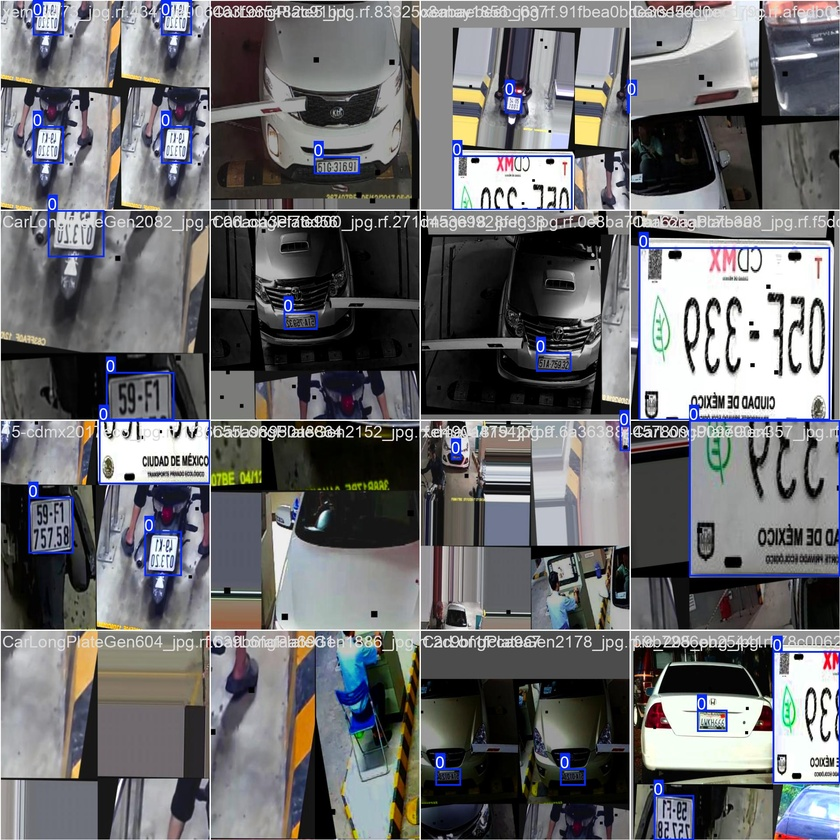
#> input picture visuals/train_batch0.jpg, 840 x 840 px, shrunk from 1920 x 1920 before the run
$ python -i util.py   (imports and definitions only)
#> lines starting #> are read from the running program, lines starting #| are printed output that depends on the picture; after the words box and inside, x2 and y2 are one past the last pixel; in counts of white or black regions, pixels touching at a corner belong together
#> further down, picture is the input picture: shape (840, 840, 3); mean B, G, R 110.4, 108, 107.9
import string
import easyocr
import re
import cv2
import numpy as np

# Initialize the OCR reader
# [1 line that did not run here, left out]

# Mapping dictionaries for character conversion
dict_char_to_int = {'O': '0',
                    'I': '1',
                    'J': '3',
                    'A': '4',
                    'G': '6',
                    'S': '5', }

dict_int_to_char = {'0': 'O',
                    '1': 'I',
                    '3': 'J',
                    '4': 'A',
                    '6': 'G',
                    '5': 'S', }


# [136 lines left out: functions write_csv, license_complies_format, format_license, read_license_plate, get_car, not called in this run]


def align_license_plate(image):
    """
    Aligns the license plate image horizontally, with debugging visualizations.

    Args:
        image (np.ndarray): Cropped license plate image (BGR).

    Returns:
        np.ndarray: Deskewed, aligned license plate image.
    """
    # Step 1: Convert to grayscale
    gray = cv2.cvtColor(image, cv2.COLOR_BGR2GRAY)
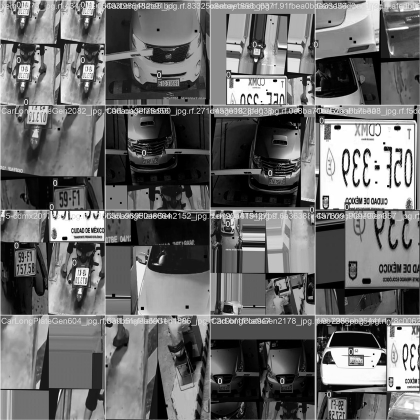
#> gray: shape (840, 840) (shown at 1/2 size); min 0, max 255, mean 108.2
    cv2.imshow("Step 1: Grayscale Image", gray)
    cv2.waitKey(0)

    gray = cv2.equalizeHist(gray)
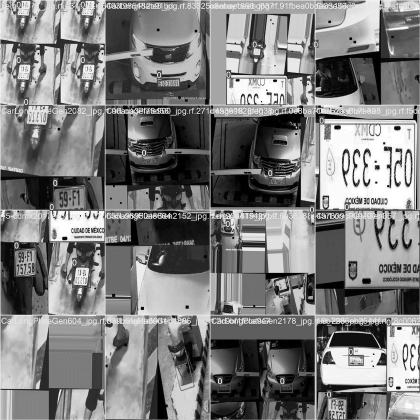
#> gray: shape (840, 840) (shown at 1/2 size); min 0, max 255, mean 125
    cv2.imshow("Enhanced Grayscale Image", gray)
    cv2.waitKey(0)

    # Step 2: Apply edge detection

    edges = cv2.Canny(gray, 150, 200)  # Initial thresholds
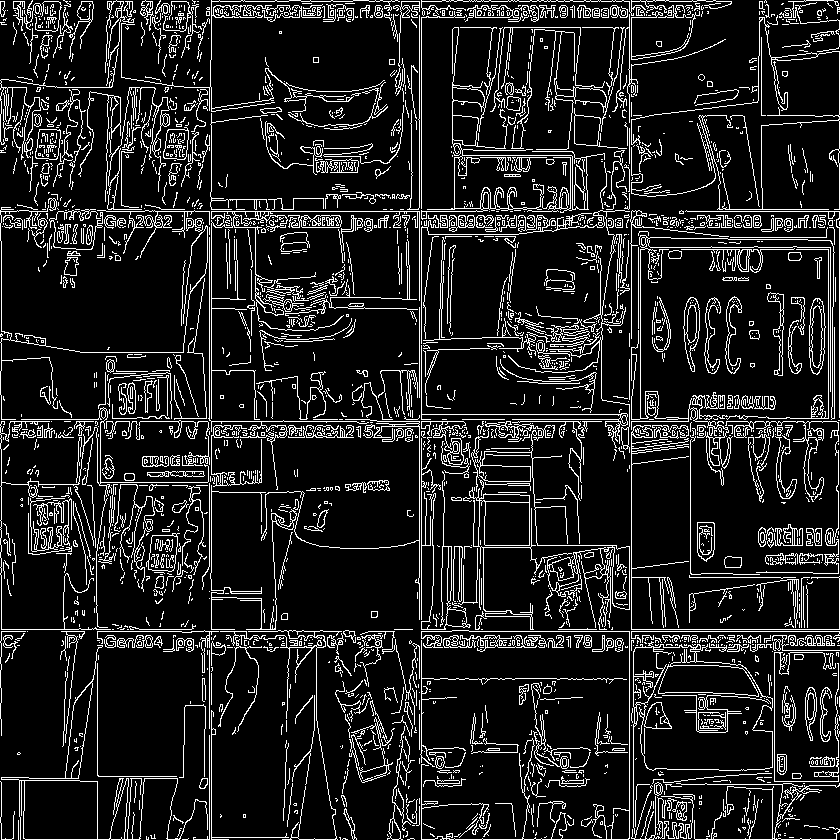
#> edges: shape (840, 840); 12.7% white in thin lines or dots
    cv2.imshow("Canny Edges - Initial", edges)
    cv2.waitKey(0)

    edges = cv2.Canny(gray, 30, 100)  # Lower thresholds
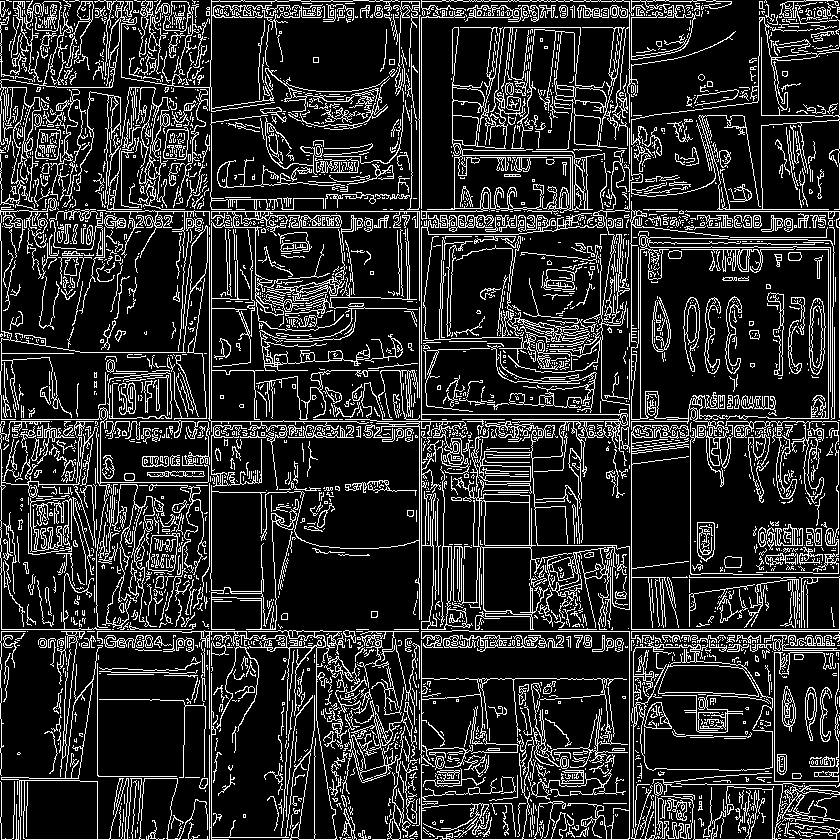
#> edges: shape (840, 840); 17.1% white in thin lines or dots
    cv2.imshow("Canny Edges - Lower Thresholds", edges)
    cv2.waitKey(0)

    # edges = cv2.Canny(gray, 50, 150)
    # cv2.imshow("Step 2: Edge Detection", edges)
    # cv2.waitKey(0)

    # Step 3: Find contours
    contours, _ = cv2.findContours(
        edges, cv2.RETR_EXTERNAL, cv2.CHAIN_APPROX_SIMPLE)
#> contours = 3095 contours, 2799 with area under 20; largest, box (x1, y1, x2, y2) and area: (631, 641, 773, 840) 14381, (1, 645, 208, 840) 6185, (453, 477, 572, 630) 3023, (470, 421, 630, 630) 2167, (421, 27, 605, 220) 1864
    debug_image = image.copy()
    cv2.drawContours(debug_image, contours, -1,
                     (0, 255, 0), 2)  # Draw all contours
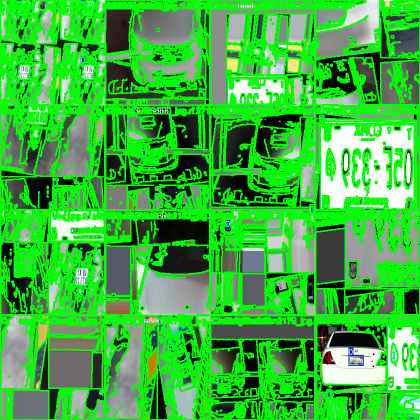
#> debug_image: shape (840, 840, 3) (shown at 1/2 size); mean B, G, R 60.5, 177.3, 60.5
    cv2.imshow("Step 3: Contours", debug_image)
    cv2.waitKey(0)

    # Step 4: Sort and approximate contours
    contours = sorted(contours, key=cv2.contourArea, reverse=True)
    for contour in contours:
        epsilon = 0.02 * cv2.arcLength(contour, True)
        approx = cv2.approxPolyDP(contour, epsilon, True)

        # Step 5: Check for a 4-corner contour
        if len(approx) == 4:
            debug_image = image.copy()
            # Highlight the license plate
            cv2.drawContours(debug_image, [approx], -1, (0, 0, 255), 3)
            cv2.imshow("Step 4: Detected Polygon", debug_image)
            cv2.waitKey(0)

            # Step 6: Perspective transformation
            rect = np.zeros((4, 2), dtype="float32")
            pts = approx.reshape(4, 2)

            # Order points: top-left, top-right, bottom-right, bottom-left
            s = pts.sum(axis=1)
            diff = np.diff(pts, axis=1)
            rect[0] = pts[np.argmin(s)]    # Top-left
            rect[2] = pts[np.argmax(s)]    # Bottom-right
            rect[1] = pts[np.argmin(diff)]  # Top-right
            rect[3] = pts[np.argmax(diff)]  # Bottom-left

            # Show ordered points
            print("Ordered Points:", rect)

            # Compute dimensions for the new image
            width_top = np.linalg.norm(rect[1] - rect[0])
            width_bottom = np.linalg.norm(rect[2] - rect[3])
            height_left = np.linalg.norm(rect[0] - rect[3])
            height_right = np.linalg.norm(rect[1] - rect[2])
            max_width = int(max(width_top, width_bottom))
            max_height = int(max(height_left, height_right))

            # Define destination rectangle
            dst = np.array([
                [0, 0],
                [max_width - 1, 0],
                [max_width - 1, max_height - 1],
                [0, max_height - 1]
            ], dtype="float32")

            # Perspective transformation
            M = cv2.getPerspectiveTransform(rect, dst)
            aligned = cv2.warpPerspective(image, M, (max_width, max_height))
            cv2.imshow("Step 6: Aligned License Plate", aligned)
            cv2.waitKey(0)
            return aligned
#> this loop made 9 passes
#> (epsilon, pts, s, diff, width_top, width_bottom, height_left) on pass 9: (2.99, [[179, 533], [152, 535], [148, 569], [173, 570]], [712, 687, 717, 743], [354, 383, 421, 397], 27.07, 25.02, 34.23)
#> (printed output is left out)

    # Step 7: If no valid contour is found
    print("No valid license plate detected.")
    cv2.imshow("Step 7: Original Image (No Alignment)", image)
    cv2.waitKey(0)
    return image


# [61 lines left out: function rotate_image_to_align_license_plate, not called in this run]

>>> import cv2
>>> picture = cv2.imread('visuals/train_batch0.jpg')
>>> result = align_license_plate(picture)
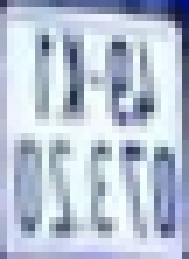
#> result: shape (37, 27, 3) (shown 7 times larger); mean B, G, R 211.3, 194, 182.8

$ run again, on visuals/train_batch1.jpg
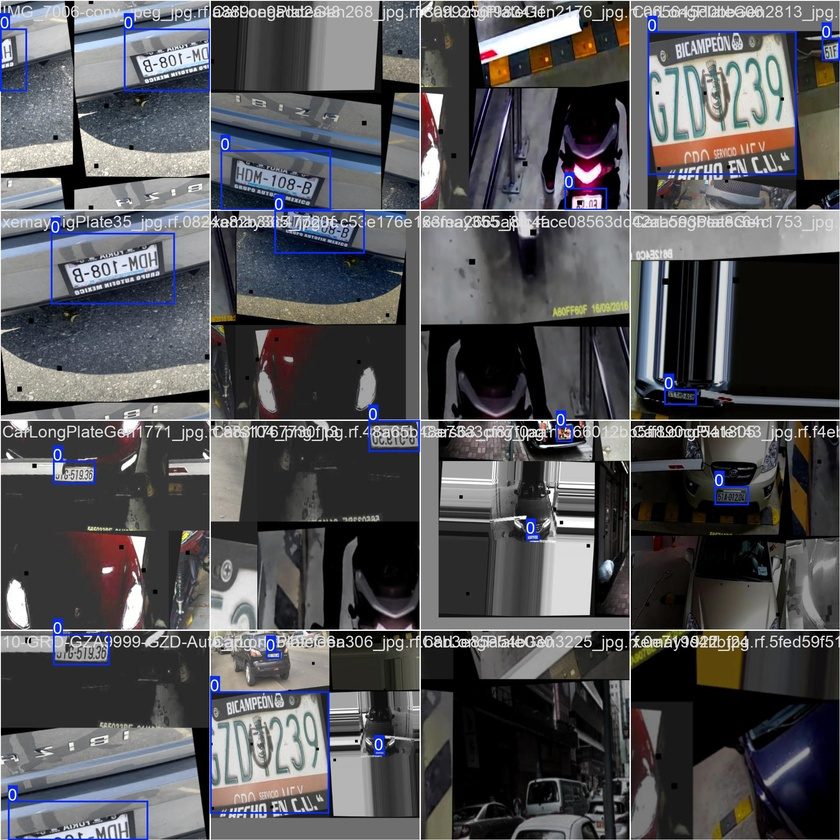
#> input picture visuals/train_batch1.jpg, 840 x 840 px, shrunk from 1920 x 1920 before the run
#> picture is the input picture: shape (840, 840, 3); mean B, G, R 88.2, 85.1, 85.2
#> in align_license_plate, `edges = cv2.Canny(gray, 30, 100)`:
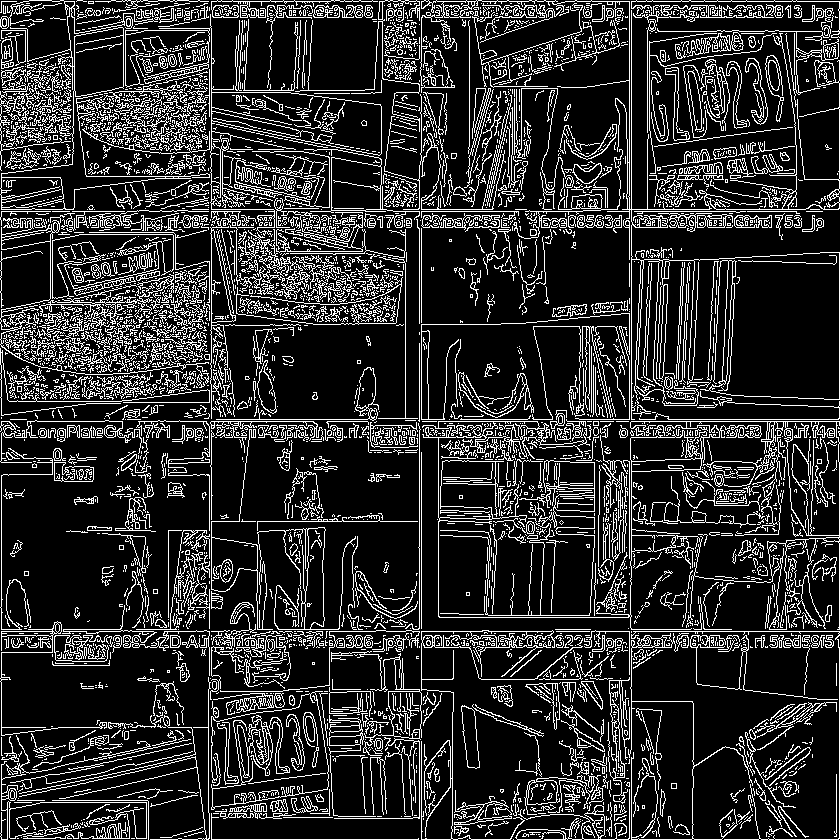
#> edges: shape (840, 840); 17.7% white in thin lines or dots
#> contours = 3421 contours, 3080 with area under 20; largest, box (x1, y1, x2, y2) and area: (422, 421, 840, 630) 28771, (125, 14, 382, 237) 8152, (440, 460, 595, 616) 6067, (0, 0, 210, 210) 5181, (420, 0, 840, 420) 3152
#> in align_license_plate, `cv2.drawContours(debug_image, contours, -1, (0, 255, 0), 2)`:
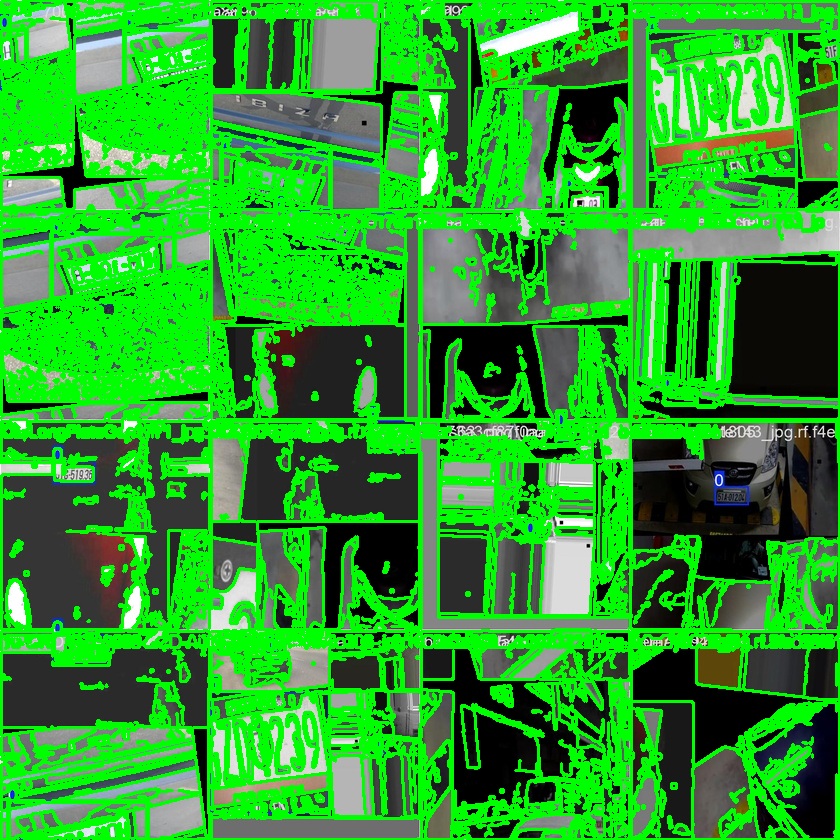
#> debug_image: shape (840, 840, 3); mean B, G, R 42.4, 158.5, 42.9
#> the loop in align_license_plate, `for contour in contours:` made 60 passes
#> (epsilon, pts, s, diff, width_top, width_bottom, height_left) on pass 60: (1.33, [[735, 147], [714, 149], [714, 158], [736, 155]], [882, 863, 872, 891], [-588, -565, -556, -581], 21.1, 22.2, 9)
#> (printed output is left out)

$ run again, on visuals/train_batch119160.jpg
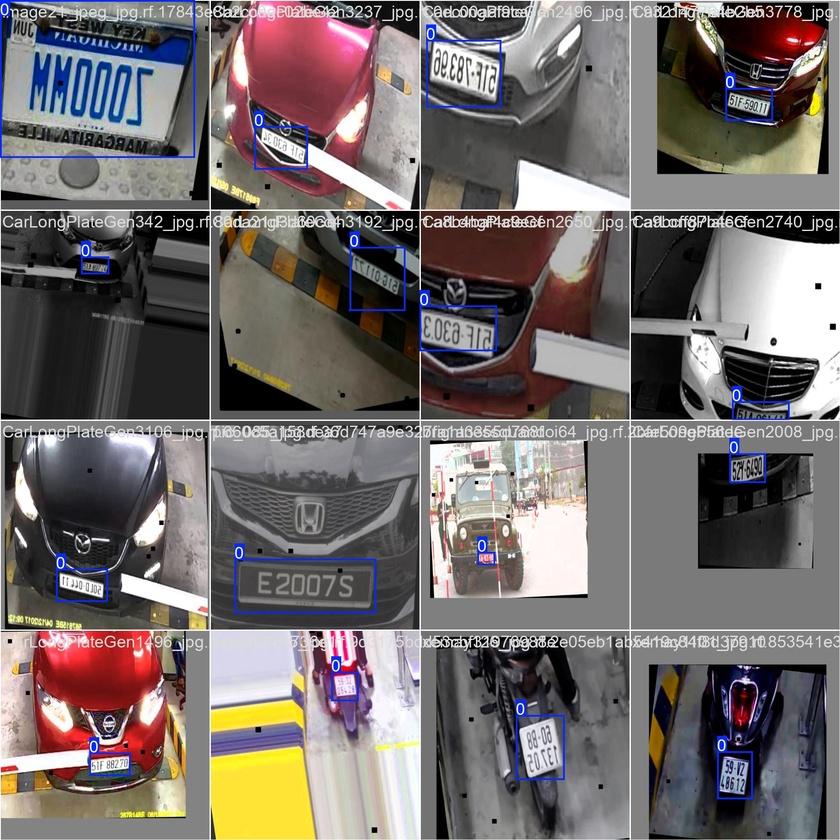
#> input picture visuals/train_batch119160.jpg, 840 x 840 px, shrunk from 1920 x 1920 before the run
#> picture is the input picture: shape (840, 840, 3); mean B, G, R 107.6, 108.5, 115.8
#> in align_license_plate, `edges = cv2.Canny(gray, 30, 100)`:
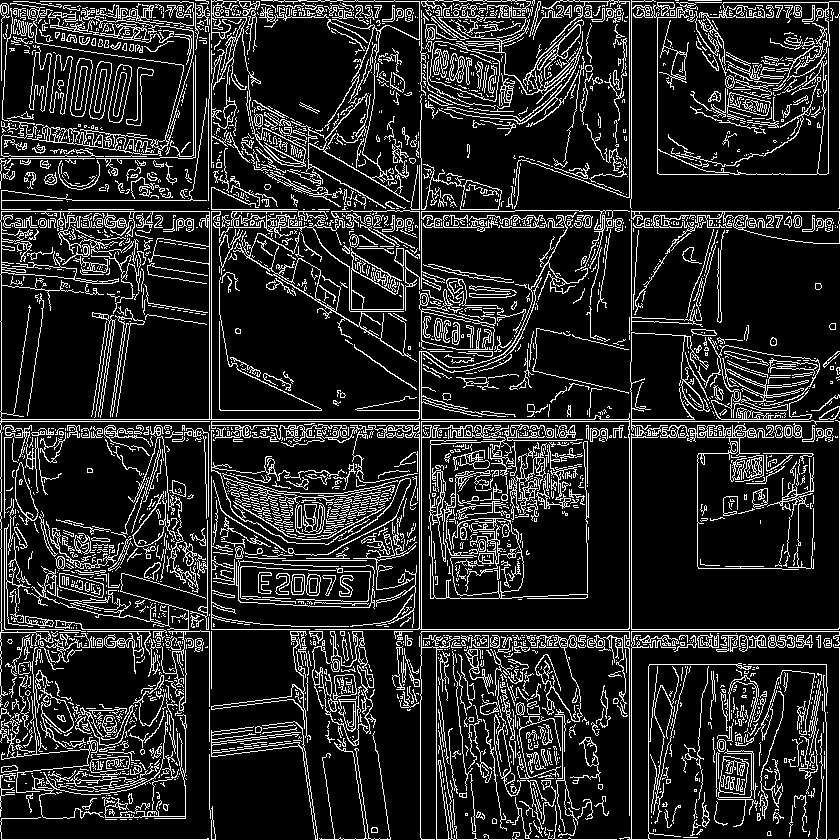
#> edges: shape (840, 840); 15.7% white in thin lines or dots
#> contours = 2599 contours, 2299 with area under 20; largest, box (x1, y1, x2, y2) and area: (0, 211, 630, 707) 87077, (429, 41, 500, 102) 2840, (10, 3, 194, 156) 1842, (231, 211, 417, 362) 1173, (248, 75, 307, 167) 1058
#> the loop in align_license_plate, `for contour in contours:` made 7 passes
#> (epsilon, pts, s, diff, width_top, width_bottom, height_left) on pass 7: (2.61, [[466, 180], [460, 209], [498, 209], [501, 190]], [646, 669, 707, 691], [-286, -251, -289, -311], 36.4, 38, 29.61)
#> (printed output is left out)
#> `result = align_license_plate(picture)`:
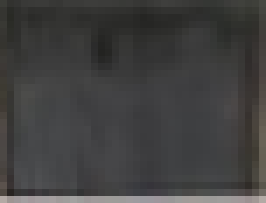
#> result: shape (29, 38, 3) (shown 7 times larger); mean B, G, R 63.7, 64, 64.5
